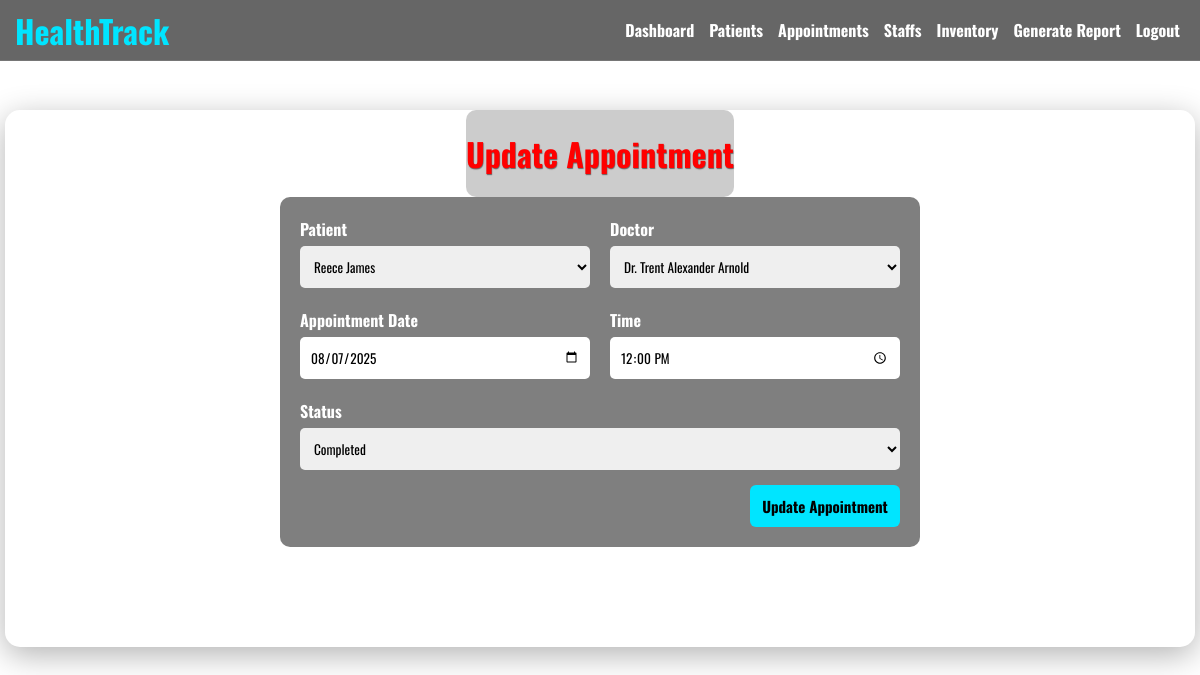
The page /updt_appoint.php?appointment_id=16 (signed in) on the database its author committed.
### tables this page shows
CREATE TABLE `appointments` (
  `appointment_id` int(11) NOT NULL,
  `patient_id` int(11) NOT NULL,
  `doctor` int(11) DEFAULT NULL,
  `appointment_date` date NOT NULL,
  `appointment_time` time NOT NULL,
  `status` enum('scheduled','completed','cancelled') NOT NULL
);

### updt_appoint.php (the view, shortened to what this page needs)
<?php
include 'dbconnect.php';
$id = $_GET['appointment_id'];
$sql = "SELECT * FROM appointments WHERE appointment_id = '$id'";
$result = mysqli_query($conn, $sql);
$row = mysqli_fetch_assoc($result);
?>
<!DOCTYPE html>
<html lang="en">
<head>
    <link rel="stylesheet" href="style.css">
</head>
<body>
    <?php include 'navbar.php'; ?>
    <div class="main">
        <div class="welcome">
            <div class="heading">
                <h1>Update Appointment</h1>
            </div>
            <form action="" method="post" id="appointmentform">
                <div class="form-row">
                    <div class="form-group">
                        <label for="patient_id">Patient</label>
                        <select name="patient_id" id="patient_id" required>
                            <?php
                            $sqlPatients = "SELECT id, name FROM patients";
                            $newresult = mysqli_query($conn, $sqlPatients);
                            while ($patient = mysqli_fetch_assoc($newresult)) {
                                $selected = ($patient['id'] == $row['patient_id']) ? 'selected' : '';
                                echo "<option value='{$patient['id']}' $selected>{$patient['name']}</option>";
                            }
                            ?>
                        </select>
                    </div>
                    <div class="form-group">
                        <label for="doctor">Doctor</label>
                        <select name="doctor" id="doctor" required>
                            <?php
                            $sqlDoctors="SELECT staff_id, name from staffs
                            WHERE role='Doctor'";
                            $newresult=mysqli_query($conn,$sqlDoctors);
                            while($doctor=mysqli_fetch_assoc($newresult))
                            {
                                $selected = ($doctor['staff_id'] == $row['doctor']) ? 'selected' : '';
                                echo "<option value='{$doctor['staff_id']}' $selected>{$doctor['name']}</option>";
                            }
                            ?>
                        </select>
                    </div>
                </div>
                <div class="form-row">
                    <div class="form-group">
                        <label for="appointment_date">Appointment Date</label>
                        <input type="date" name="appointment_date" id="appointment_date" value="<?php echo ($row['appointment_date']); ?>" required />
                    </div>
                    <div class="form-group">
                        <label for="time">Time</label>
                        <input type="time" id="time" name="time" value="<?php echo ($row['appointment_time']); ?>" required />
                    </div>
                </div>
                <div class="form-group">
                    <label for="status">Status</label>
                    <select name="status" id="status" required>
                        <option value="completed" <?php if ($row['status'] == 'completed') echo 'selected'; ?>>Completed</option>
                    </select>
                </div>
                <div class="form-group">
                    <div class="btn">
                        <input type="submit" value="Update Appointment" name="update">
                    </div>
                </div>
            </form>
        </div>
    </div>
</body>
</html>

### style.css (style rules this page uses)
.main { padding-top: 90px; }

### updt_appoint.php (style rules this page uses)
html, body { margin: 0; padding: 0; }
body { background-image: url(https://www.medigy.com/offering/20449.JPEG); background-size: cover; background-repeat: no-repeat; background-attachment: fixed; font-family: 'Oswald', sans-serif; color: white; padding-bottom: 20px; }
.welcome { background-color: rgba(255, 255, 255, 0.05); margin: 0 5px; border-radius: 15px; box-shadow: 0 8px 32px rgba(0, 0, 0, 0.3); padding-bottom: 60px; margin-top: 20px; }
.heading { text-align:center; }
.welcome h1 { color: red; background-color:rgba(0, 0, 0, 0.2); border-radius:10px; font-weight: 700; text-align: center; padding: 20px 0; text-shadow: 0.5px 0.5px 1px rgba(0, 0, 0, 0.5); display:inline-block; margin:0 auto; }
form { background-color: rgba(0, 0, 0, 0.5); padding: 20px; border-radius: 10px; margin: 0 auto 40px; width: 600px; font-weight: 700; font-size: 20px; }
.form-row { display: flex; gap: 20px; margin-bottom: 20px; }
.form-group { flex: 1; display: flex; flex-direction: column; }
label { margin-bottom: 5px; font-size: 16px; }
input, select { padding: 10px; border: none; border-radius: 5px; font-family: 'Oswald', sans-serif; }
.btn { text-align: right; margin-top: 15px; }
.btn input[type='submit'] { background-color: #00E5FF; width: 150px; border-radius: 6px; border: none; font-weight: bold; font-size: 15px; cursor: pointer; font-family: 'Oswald', sans-serif; transition: background-color 0.7s ease; }

### rows shown on the page
appointments: appointment_date "08/07/2025", time "12:00:00", status "Completed"

### other values the page prints
form field patient_id "Reece James"
form field doctor "Dr. Trent Alexander Arnold"
